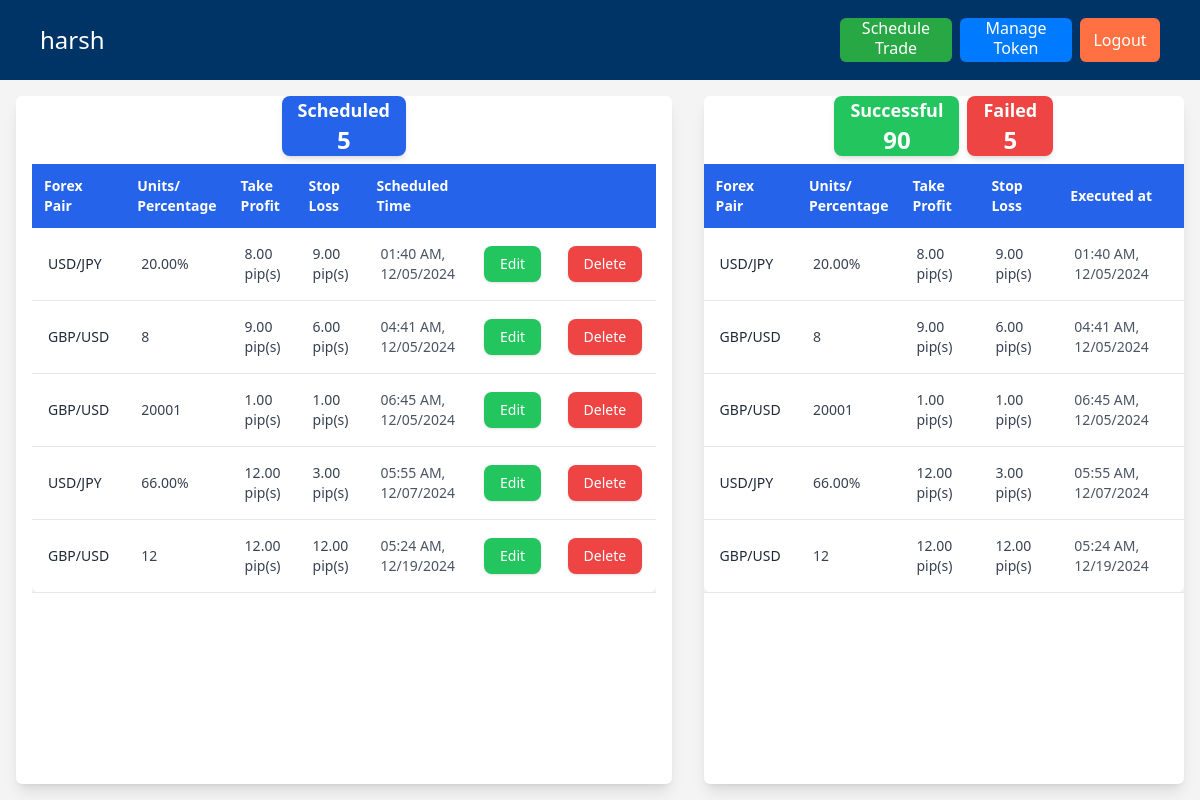
Before: / (signed in) with the older database file.
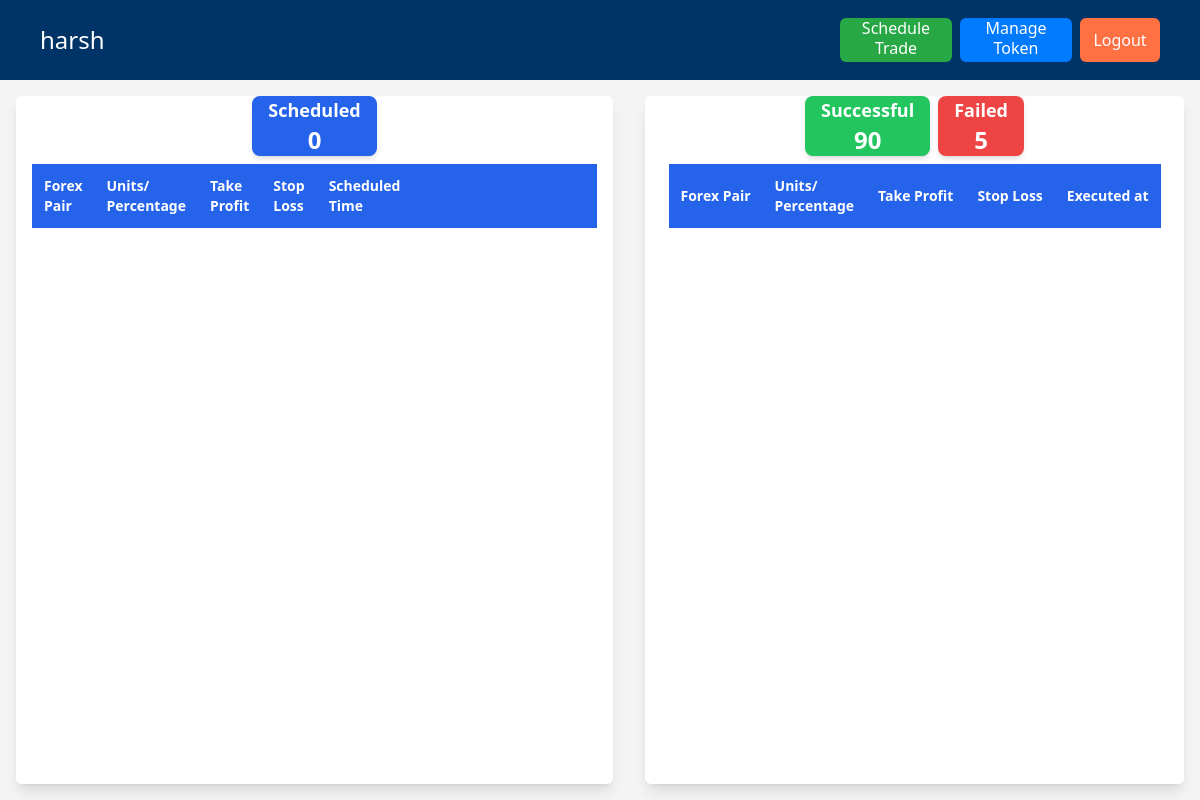
After: the same page with the newer database file.
### trades/models.py (models this page shows, shortened)
class ScheduledTrade(models.Model):
    PAIR_CHOICES = [
        ("EUR_USD", "EUR_USD"),
        ("AUD_USD", "AID_USD"),
        ("GBP_USD", "GBP_USD"),
    ]
    pair = models.CharField(
        max_length=20, choices=PAIR_CHOICES, null=False, blank=False
    )
    units = models.IntegerField(
        validators=[MinValueValidator(1)], null=True, blank=True
    )
    percentage = models.DecimalField(
        max_digits=5,
        decimal_places=2,
        validators=[MinValueValidator(1), MaxValueValidator(100)],
        null=True,
        blank=True,
    )
    take_profit = models.DecimalField(
        max_digits=5,
        decimal_places=2,
        null=True,
        blank=True,
        validators=[MinValueValidator(1)],
    )
    stop_loss = models.DecimalField(
        max_digits=5,
        decimal_places=2,
        null=True,
        blank=True,
        validators=[MinValueValidator(1)],
    )
    scheduled_time = models.DateTimeField(null=False, blank=False)
    user = models.ForeignKey(
        User,
        on_delete=models.CASCADE,
        null=False,
        blank=False,
    )
    hood_id = models.CharField(max_length=50, null=True, blank=True)

### dashboard/views.py (the view)
# urls.py: path("", views.index, name="index"),
@login_required(login_url="/users/login/")
def index(request):
    trades = ScheduledTrade.objects.filter(user=request.user).order_by("scheduled_time")
    return render(request, "dashboard/index.html", {"data": trades})

### dashboard/templates/dashboard/index.html (shortened to what this page needs)
{% extends 'layout.html' %}
{% block content %}
{% load tz %}
<div class="flex flex-1">
	<div class="flex items-start flex-1 m-4 justify-center rounded-md bg-[#ffffff] shadow-lg">
		<div class="flex flex-col gap-2">
			<div class="flex flex-col items-center px-4 bg-blue-600 text-white rounded-lg shadow-md mx-auto">
				<span class="text-lg font-semibold">Scheduled</span>
				<span class="text-2xl font-bold">{{data|length}}</span>
			</div>
			<div class="overflow-y-scroll max-h-[500px] mx-4">
				<table class="table w-full text-sm text-gray-700 border-collapse shadow-lg rounded-lg">
					<thead class="bg-blue-600 text-white sticky top-0">
						<tr>
							<th class="p-3 text-left">Forex Pair</th>
							<th class="p-3 text-left">Units/<br>Percentage</th>
							<th class="p-3 text-left">Take Profit</th>
							<th class="p-3 text-left">Stop Loss</th>
							<th class="p-3 text-left">Scheduled Time</th>
							<th class="p-3">
							</th>
							<th class="p-3">
							</th>
						</tr>
					</thead>
					<tbody>
						{% for da in data %}
						<tr class="border-b border-gray-200 hover:bg-blue-100 transition-all duration-150">
							<td class="p-4 text-gray-800 font-medium">{{da.pair}}</td>
							{% if da.units %}
							<td class="p-4 text-gray-700">{{da.units}}</td>
							{% else %}
							<td class="p-4 text-gray-700">{{da.percentage}}%</td>
							{% endif %}
							<td class="p-4 text-gray-700">{{da.take_profit}} pip(s)</td>
							<td class="p-4 text-gray-700">{{da.stop_loss}} pip(s)</td>
							<td class="p-4 text-gray-600">{{ da.scheduled_time|date:"h:i A, m/d/Y" }}
							</td>
							<td class="text-center">
								<button type="button"
									class="bg-green-500 text-white px-4 py-2 rounded-lg shadow hover:bg-green-600 active:bg-green-700 active:scale-95 transition-transform duration-200"
									onclick="openEditModal(
									'{{ da.id }}',
									'{{ da.pair }}',
									'{{ da.units|default:da.percentage }}',
									'{% if da.units %} false {% else %} true {% endif %}',
									'{{ da.take_profit }}',
									'{{ da.stop_loss }}',
									'{{ da.scheduled_time|date:" Y-m-d H:i" }}', )">
									Edit
								</button>
							</td>
							<td class="text-center">
								<form action="{% url 'trades:delete' %}" method="POST">
									<button
										class="bg-red-500 text-white px-4 py-2 rounded-lg shadow hover:bg-red-600 active:bg-red-700 active:scale-95 transition-transform duration-200">
										Delete
									</button>
								</form>
							</td>
						</tr>
						{% endfor %}
					</tbody>
				</table>
			</div>
		</div>
	</div>
	<div class="flex items-start flex-1 m-4 justify-center rounded-md bg-[#ffffff] shadow-lg">
		<div class="flex flex-col gap-2">
			<div class="mx-auto flex gap-2">
				<div class="flex flex-col items-center bg-green-500 text-white px-4 rounded-lg shadow-md mx-auto">
					<span class="text-lg font-semibold">Successful</span>
					<span class="text-2xl font-bold">90</span>
				</div>
				<div class="flex flex-col items-center bg-red-500 text-white px-4 rounded-lg mx-auto shadow-md">
					<span class="text-lg font-semibold">Failed</span>
					<span class="text-2xl font-bold">5</span>
				</div>
			</div>
			<div class="overflow-y-scroll max-h-[500px]">
				<table class="table w-full text-sm text-gray-700 border-collapse shadow-lg rounded-lg">
					<thead class="bg-blue-600 text-white sticky top-0">
						<tr>
							<th class="p-3 text-left">Forex Pair</th>
							<th class="p-3 text-left">Units/<br>Percentage</th>
							<th class="p-3 text-left">Take Profit</th>
							<th class="p-3 text-left">Stop Loss</th>
							<th class="p-3 text-left">Executed at</th>
						</tr>
					</thead>
					<tbody>
						{% for da in data %}
						<tr class="border-b border-gray-200 hover:bg-blue-50 transition-all duration-150">
							<td class="p-4 text-gray-800 font-medium">{{da.pair}}</td>
							{% if da.units %}
							<td class="p-4 text-gray-700">{{da.units}}</td>
							{% else %}
							<td class="p-4 text-gray-700">{{da.percentage}}%</td>
							{% endif %}
							<td class="p-4 text-gray-700">{{da.take_profit}} pip(s)</td>
							<td class="p-4 text-gray-700">{{da.stop_loss}} pip(s)</td>
							<td class="p-4 text-gray-600">{{da.scheduled_time|date:"h:i A, m/d/Y"}}</td>
						</tr>
						{% endfor %}
					</tbody>
				</table>
			</div>
		</div>
	</div>
</div>
{% endblock %}

### templates/layout.html (shortened to what this page needs)
<!DOCTYPE html>
{% load static %}
<html lang="en">
<head>
	<script src="https://cdn.tailwindcss.com"></script>
</head>
<body class="h-[100vh] flex flex-col bg-[#003366]">
	<div class="text-white h-20 flex justify-between items-center px-10 font-sans">
		<p class="text-2xl hover:cursor-default">{{user}}</p>
		<div class="flex gap-2">
			<button id="openScheduleBtn"
				class="bg-[#28A745] pb-1 w-28 rounded-md transition-all duration-200 hover:bg-[#218838] active:bg-[#1E7E34] active:scale-95 leading-5 text-center text-white">
				Schedule<br>Trade
			</button>
			<button id="openTokenModalBtn"
				class="bg-[#007BFF] pb-1 w-28 rounded-md transition-all duration-200 hover:bg-[#0056b3] active:bg-[#004085] active:scale-95 leading-5">
				Manage<br>Token
			</button>
			<form action="{% url 'users:logout' %}" method="POST">
				<button
					class="bg-[#FF7043] w-20 h-full rounded-md transition-all duration-200 hover:bg-[#E64A19] active:bg-[#D84315] active:scale-95">
					Logout
				</button>
			</form>
		</div>
	</div>
	<div class="flex flex-col flex-1 bg-[#f4f4f4]">
		{% block content %}
		{% endblock %}
	</div>
</body>
</html>

Changed rows visible on the page:
removed ScheduledTrade: pair "USD/JPY", percentage "20.00", take_profit "8.00", stop_loss "9.00", scheduled_time "01:40 AM, 12/05/2024"
removed ScheduledTrade: pair "GBP/USD", units "8", take_profit "9.00", stop_loss "6.00", scheduled_time "04:41 AM, 12/05/2024"
removed ScheduledTrade: pair "GBP/USD", units "20001", take_profit "1.00", stop_loss "1.00", scheduled_time "06:45 AM, 12/05/2024"
removed ScheduledTrade: pair "USD/JPY", percentage "66.00", take_profit "12.00", stop_loss "3.00", scheduled_time "05:55 AM, 12/07/2024"
removed ScheduledTrade: pair "GBP/USD", units "12", take_profit "12.00", stop_loss "12.00", scheduled_time "05:24 AM, 12/19/2024"
Other visible differences:
{{ data|length }}: "5" → "0"
